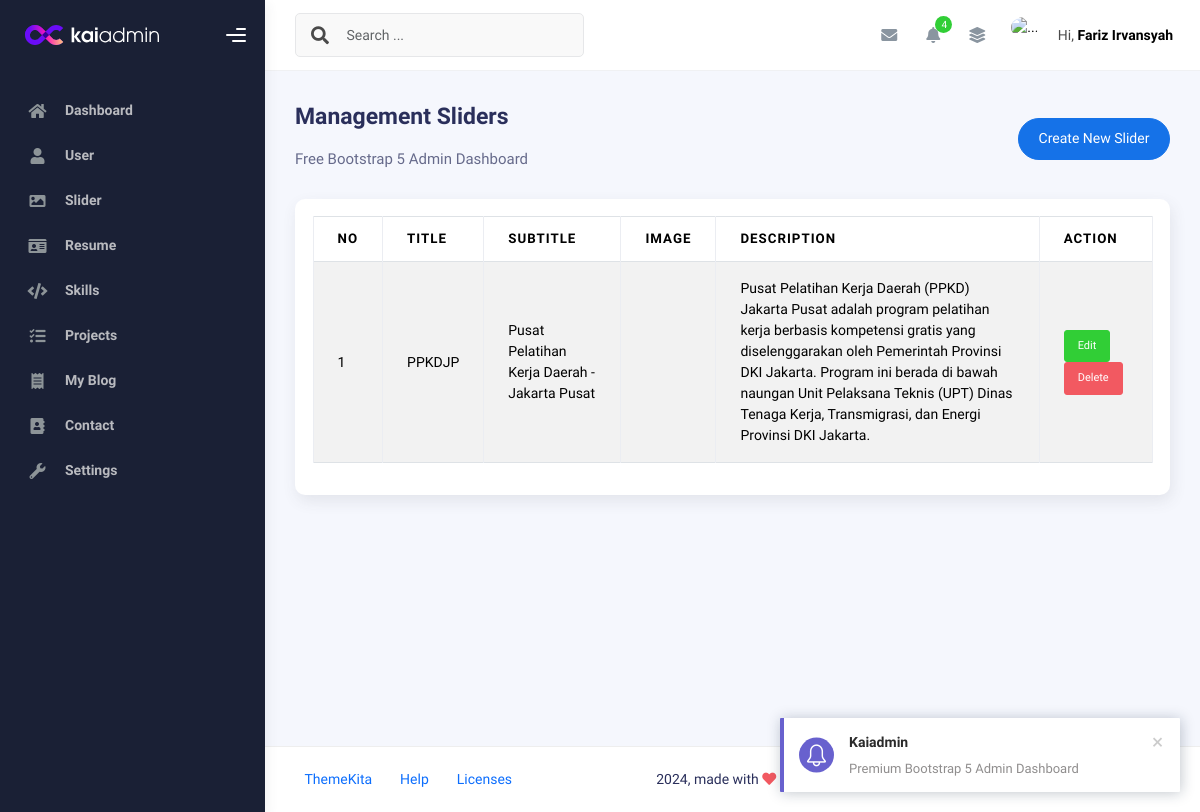
Page /project-crud-main/slider.php (signed in) on the earlier database version.
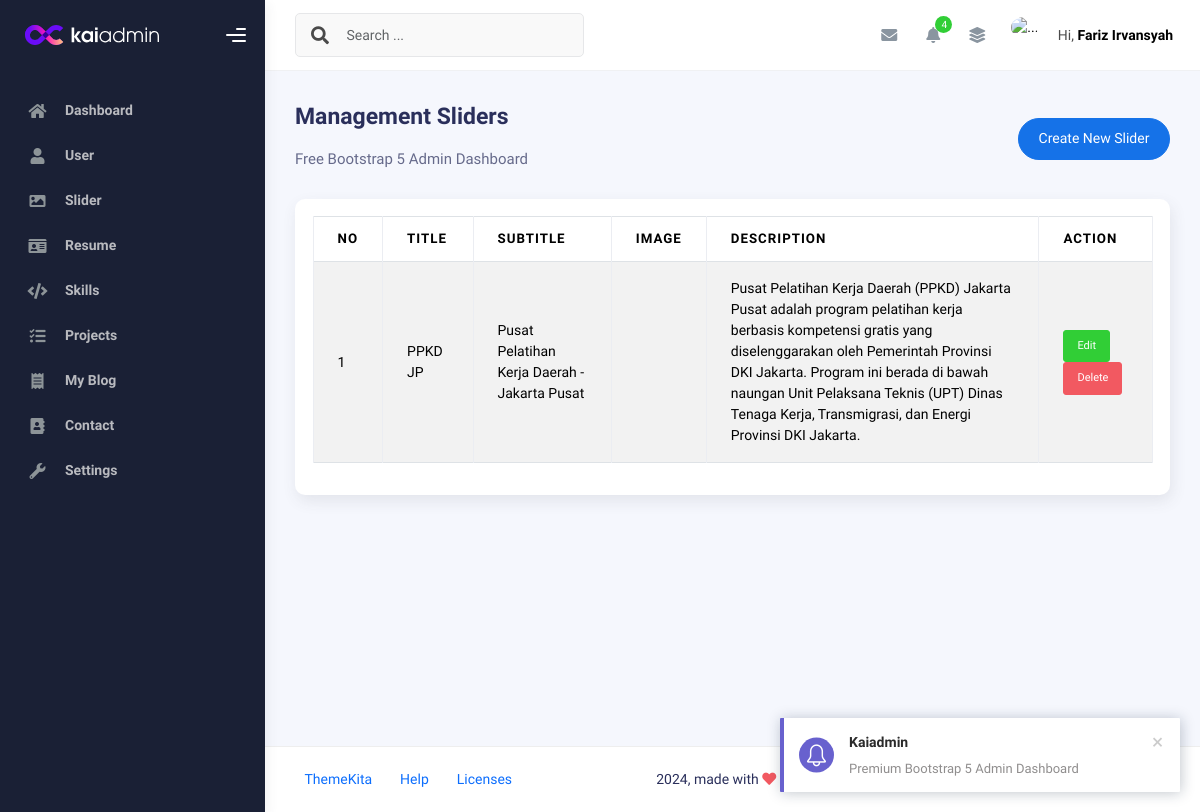
Same page on the later database version.
### tables this page shows
CREATE TABLE `sliders` (
  `id` int(11) NOT NULL,
  `title` varchar(50) NOT NULL,
  `subtitle` varchar(50) NOT NULL,
  `description` text DEFAULT NULL,
  `button1_text` varchar(30) NOT NULL,
  `button1_link` varchar(50) NOT NULL,
  `button2_text` varchar(30) NOT NULL,
  `button2_link` varchar(50) NOT NULL,
  `image` varchar(100) DEFAULT NULL,
  `is_active` tinyint(1) NOT NULL DEFAULT 1,
  `created_at` timestamp NOT NULL DEFAULT current_timestamp(),
  `updated_at` timestamp NULL DEFAULT NULL ON UPDATE current_timestamp()
);

### project-crud-main/slider.php (the view, shortened to what this page needs)
<?php
include 'config/koneksi.php';
$query = mysqli_query($conn, "SELECT * FROM sliders ORDER BY id DESC");
$rows = mysqli_fetch_all($query, MYSQLI_ASSOC);
?>
<!DOCTYPE html>
<html lang="en">
<head>
  <?php
  include "inc/css.php";
  ?>
</head>
<body>
  <div class="wrapper">
    <?php
    include "inc/sidebar.php";
    ?>
    <div class="main-panel">
      <div class="main-header">
        <?php
        include "inc/navbar.php";
        ?>
      </div>
      <div class="container">
        <div class="page-inner">
          <div class="d-flex align-items-left align-items-md-center flex-column flex-md-row pt-2 pb-4">
            <div>
              <h3 class="fw-bold mb-3">Management Sliders</h3>
              <h6 class="op-7 mb-2">Free Bootstrap 5 Admin Dashboard</h6>
            </div>
            <div class="ms-md-auto py-2 py-md-0">
              <a href="create-slider.php" class="btn btn-primary btn-round">Create New Slider</a>
            </div>
          </div>
          <div class="row">
            <div class="col-sm-6 col-md-12">
              <div class="card">
                <div class="card-body">
                  <table class="table table-bordered table-striped">
                    <thead>
                      <tr>
                        <th>No</th>
                        <th>Title</th>
                        <th>Subtitle</th>
                        <th>Image</th>
                        <th>Description</th>
                        <th>Action</th>
                      </tr>
                    </thead>
                    <tbody>
                      <?php foreach ($rows as $index => $row): ?>
                        <tr>
                          <td><?php echo $index += 1 ?></td>
                          <td><?php echo $row['title'] ?></td>
                          <td><?php echo $row['subtitle'] ?></td>
                          <td><img src="assets/img/<?= $row['image'] ?>" alt="" width="170"></td>
                          <td><?php echo $row['description'] ?></td>
                          <td>
                            <a class="btn btn-success btn-sm"
                              href="create-slider.php?edit=<?php echo $row['id'] ?>">Edit</a>
                            <a onclick="return confirm('Are you sure wanna delete this data?')"
                              class="btn btn-danger btn-sm" href="slider.php?delete=<?php echo $row['id'] ?>">Delete</a>
                          </td>
                        </tr>
                      <?php endforeach ?>
                    </tbody>
                  </table>
                </div>
              </div>
            </div>
          </div>
        </div>
      </div>
      <footer class="footer">
        <div class="container-fluid d-flex justify-content-between">
          <nav class="pull-left">
            <ul class="nav">
              <li class="nav-item">
                <a class="nav-link" href="http://www.themekita.com">
                  ThemeKita
                </a>
              </li>
              <li class="nav-item">
                <a class="nav-link" href="#"> Help </a>
              </li>
              <li class="nav-item">
                <a class="nav-link" href="#"> Licenses </a>
              </li>
            </ul>
          </nav>
          <div class="copyright">
            2024, made with <i class="fa fa-heart heart text-danger"></i> by
            <a href="http://www.themekita.com">ThemeKita</a>
          </div>
          <div>
            <a target="_blank" href="https://themewagon.com/">ThemeWagon</a>.
          </div>
        </div>
      </footer>
    </div>
  </div>
</body>
</html>

Differences in the rows shown:
changed sliders "Pusat Pelatihan Kerja Daerah - Jakarta Pusat": title "PPKDJP" → "PPKD JP"
